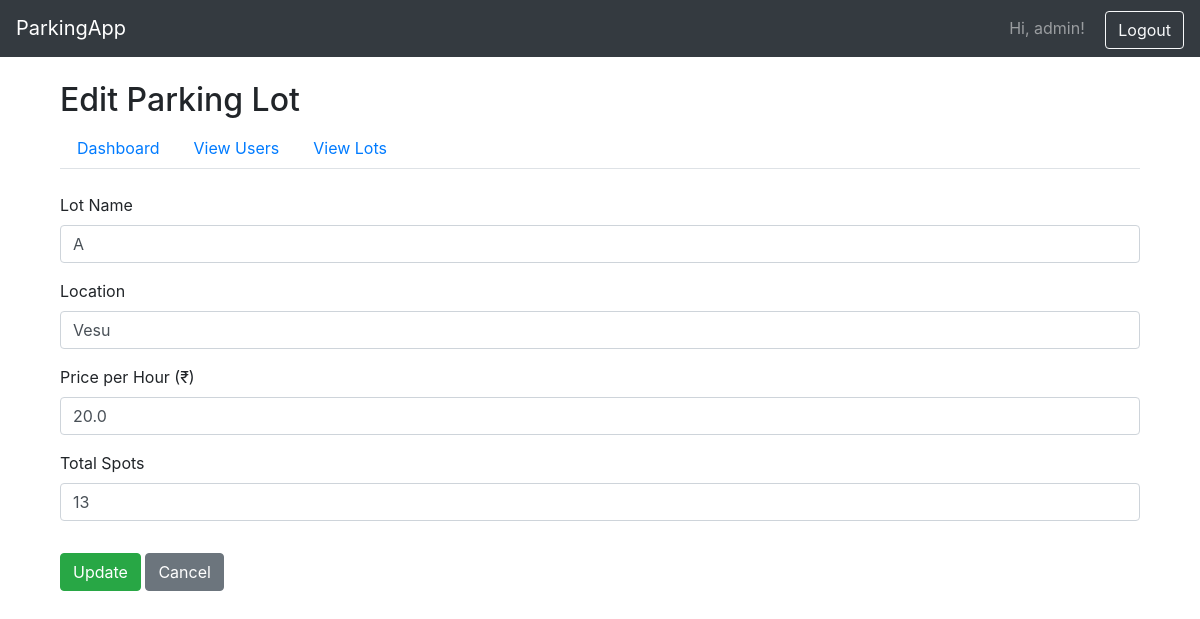
Page /admin/edit_lot/1 (signed in) on the committed database.
### app/models.py (models this page shows)
class User(db.Model, UserMixin):
    id = db.Column(db.Integer, primary_key=True)
    username = db.Column(db.String(100), nullable=False)
    email = db.Column(db.String(150), unique=True, nullable=False)
    password = db.Column(db.String(200), nullable=False)
    is_admin = db.Column(db.Boolean, default=False)

class ParkingLot(db.Model):
    id = db.Column(db.Integer, primary_key=True)
    name = db.Column(db.String(100), nullable=False)
    location = db.Column(db.String(200), nullable=False)
    total_spots = db.Column(db.Integer, nullable=False)
    price_per_hour = db.Column(db.Float, nullable=False, default=20.0)
    spots = db.relationship('ParkingSpot', backref='lot', lazy=True)

### app/routes/admin.py (the view, shortened to what this page needs)
@admin_bp.route('/edit_lot/<int:lot_id>', methods=['GET', 'POST'])
@login_required
def edit_lot(lot_id):
    if not current_user.is_admin:
        return redirect(url_for('user.dashboard'))
    lot = ParkingLot.query.get_or_404(lot_id)
    return render_template('admin/edit_lot.html', lot=lot)

### app/models.py (called while the page is built)
@login_manager.user_loader
def load_user(user_id):
    return User.query.get(int(user_id))

### app/templates/admin/edit_lot.html
{% extends "base.html" %}
{% block content %}
<div class="container mt-4">
    <h2>Edit Parking Lot</h2>
    <ul class="nav nav-tabs mb-4">
        <li class="nav-item">
            <a class="nav-link {% if request.endpoint == 'admin.dashboard' %}active{% endif %}" href="{{ url_for('admin.dashboard') }}">Dashboard</a>
        </li>
        <li class="nav-item">
            <a class="nav-link {% if request.endpoint == 'admin.view_users' %}active{% endif %}" href="{{ url_for('admin.view_users') }}">View Users</a>
        </li>
        <li class="nav-item">
            <a class="nav-link {% if request.endpoint == 'admin.view_lots' %}active{% endif %}" href="{{ url_for('admin.view_lots') }}">View Lots</a>
        </li>
    </ul>
    <form method="POST">
        <div class="form-group">
            <label for="name">Lot Name</label>
            <input type="text" name="name" id="name" class="form-control" value="{{ lot.name }}" required>
        </div>
        <div class="form-group">
            <label for="location">Location</label>
            <input type="text" name="location" id="location" class="form-control" value="{{ lot.location }}" required>
        </div>
        <div class="form-group">
            <label for="price_per_hour">Price per Hour (₹)</label>
            <input type="number" name="price_per_hour" id="price_per_hour" class="form-control" step="0.1" value="{{ lot.price_per_hour }}" required>
        </div>
        <div class="form-group">
            <label for="total_spots">Total Spots</label>
            <input type="number" name="total_spots" id="total_spots" class="form-control" value="{{ lot.total_spots }}" required>
        </div>
        <button type="submit" class="btn btn-success mt-3">Update</button>
        <a href="{{ url_for('admin.view_lots') }}" class="btn btn-secondary mt-3">Cancel</a>
    </form>
</div>
{% endblock %}

### app/templates/base.html (shortened to what this page needs)
<!DOCTYPE html>
<html lang="en">
<head>
    <link rel="stylesheet" href="{{ url_for('static', filename='css/style.css') }}">
    <link href="https://cdn.jsdelivr.net/npm/bootstrap@4.6.2/dist/css/bootstrap.min.css" rel="stylesheet">
</head>
<body>
    <nav class="navbar navbar-expand-lg navbar-dark bg-dark mb-4">
        <a class="navbar-brand" href="#">ParkingApp</a>
        <div class="ml-auto">
            {% if current_user.is_authenticated %}
                <span class="navbar-text mr-3">Hi, {{ current_user.username }}!</span>
                <a class="btn btn-outline-light" href="{{ url_for('auth.logout') }}">Logout</a>
            {% endif %}
        </div>
    </nav>
    <div class="container">
        {% block content %}{% endblock %}
    </div>
</body>
</html>

### app/static/style.css (style rules this page uses)
body { background-color: #f8f9fa; font-family: 'Segoe UI', Tahoma, Geneva, Verdana, sans-serif; }
h2 { margin-top: 20px; margin-bottom: 20px; }
form { margin-top: 20px; }

### rows in the picture
User: username "admin"
ParkingLot: name "A", location "Vesu", price_per_hour "20.0", total_spots "13"
